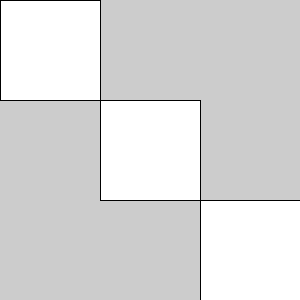
Frame 1 (no input)
Frame 60 (the mouse pressed at the canvas centre just before this capture): identical to frame 1, image omitted
Frame 120 (the mouse held since frame 60 and released just before this capture): identical to frame 1, image omitted

The Processing sketch that drew this single still picture (run headless with seeded random() and noise(); from frame 60 on, the mouse is pressed at the canvas centre):

// Processing sketch: ejercicio_7
// ── ejercicio_7.pde
void setup(){
  size(300,300);
}

void draw(){
  //ejercicio 7
  rect(0,0,100,100);
  rect(100,100,100,100);
  rect(200,200,100,100);
  

 }
